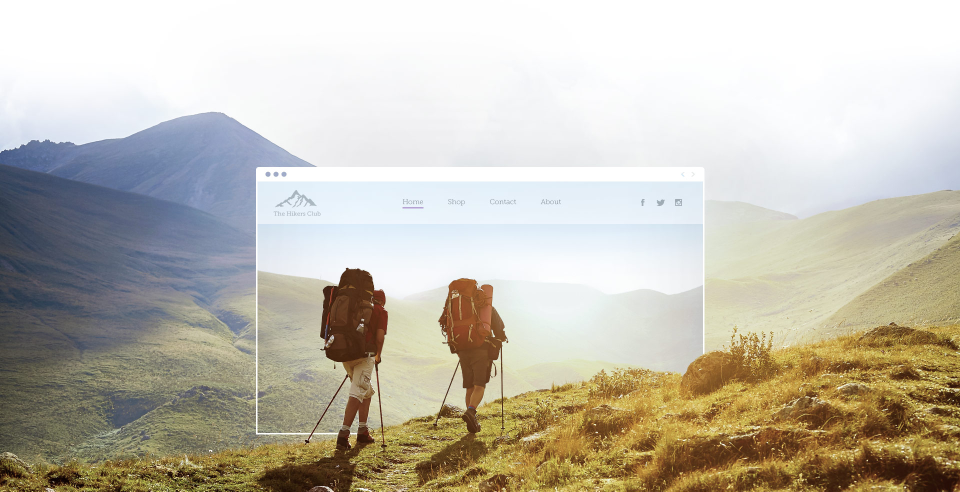
#> input picture 笔记/background.jpg, 1920 x 983 px (shown at 1/2 size)
$ python qu.py
#> lines starting #> are read from the running program, lines starting #| are printed output that depends on the picture; after the words box and inside, x2 and y2 are one past the last pixel; in counts of white or black regions, pixels touching at a corner belong together
import cv2
import numpy as np
path = "background.jpg"   #记得不要有中文路径

img = cv2.imread(path)
#> img is the input picture: shape (983, 1920, 3); mean B, G, R 175.3, 188.2, 193.2
height,width = img.shape[0:2]
#> height = 983; width = 1920
#开始操作
thresh = cv2.inRange( img,np.array([0,0,0]),np.array([192,192,192]) )
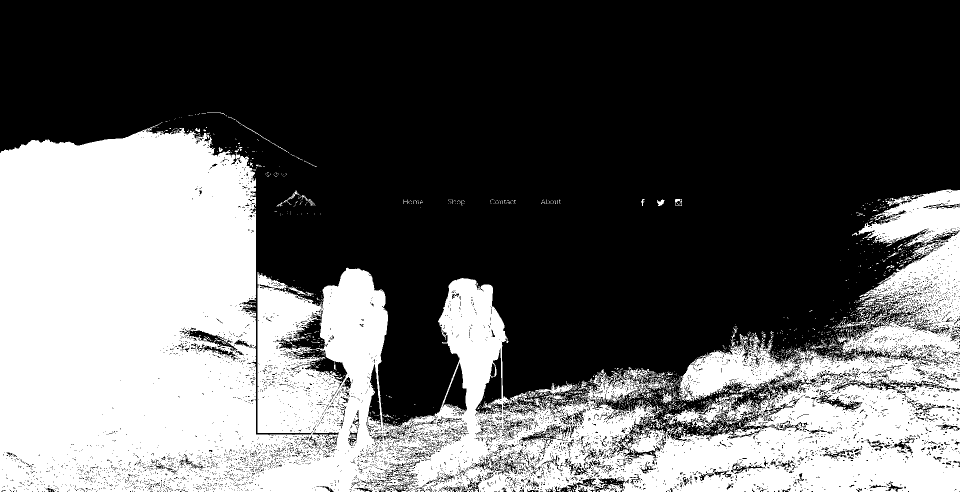
#> thresh: shape (983, 1920) (shown at 1/2 size); 38.3% white; 1890 white regions (1812 under 20 px), largest, box (x1, y1, x2, y2) and area: (0, 245, 1920, 983) 712298, (1683, 628, 1742, 656) 280, (1324, 784, 1354, 807) 280
scan = np.ones( (3,3),np.uint8)
cor = cv2.dilate(thresh,scan,iterations=1)
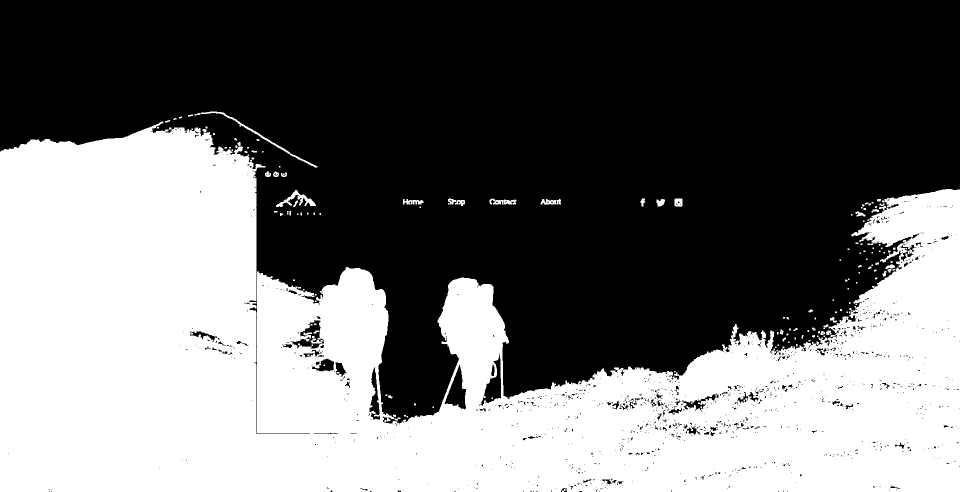
#> cor: shape (983, 1920) (shown at 1/2 size); 43.4% white; 165 white regions (106 under 20 px), largest, box (x1, y1, x2, y2) and area: (0, 243, 1920, 983) 812391, (402, 223, 635, 335) 971, (552, 380, 632, 414) 801
specular = cv2.inpaint(img,cor,5,flags=cv2.INPAINT_TELEA)
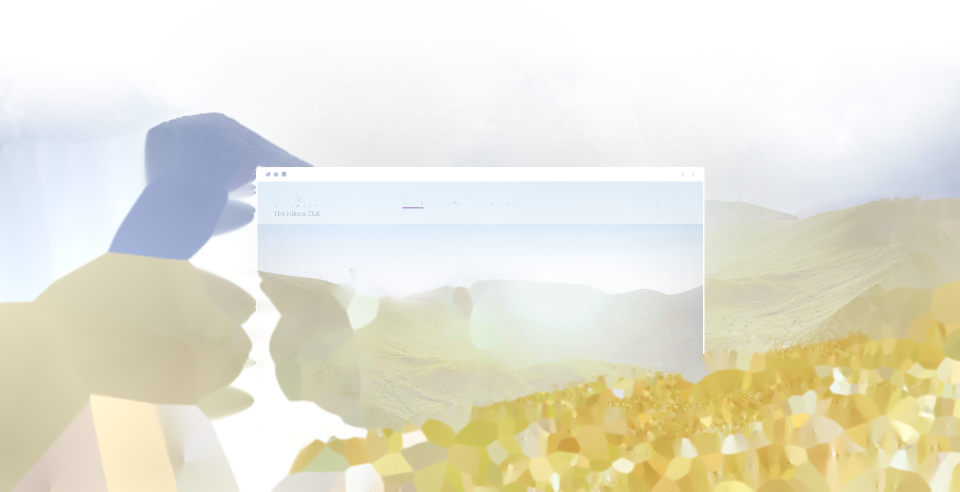
#> specular: shape (983, 1920, 3) (shown at 1/2 size); mean B, G, R 211.4, 227.4, 229.5
#操作结束，下面开始是输出图片的代码
cv2.namedWindow("image",0)
#> (the run stopped early here; a loop or call above may not have finished)
